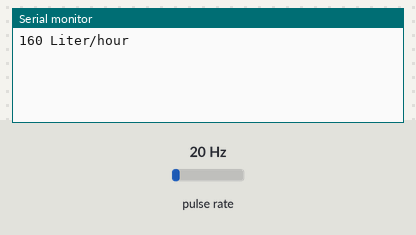
Bench run of a sketch on a simulated Arduino Uno, built with avr-gcc and run on an emulated ATmega328P. Shown: the last lines printed to the serial monitor. Wiring (inferred from the names in the program): pulse sensor: data pin 2. Inputs (shaded band) come from the test bench; at power-on: pulse rate 20 Hz.

Above: at 1.2 s.
1.3 s: pulse rate (sensor on pin 2) set to 4 Hz
At 2.6 s:
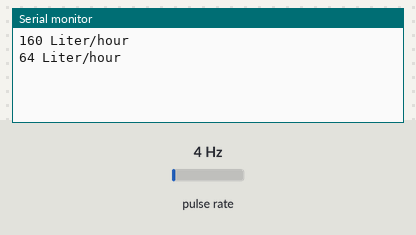
2.8 s: pulse rate (sensor on pin 2) set to 50 Hz
At 3.8 s:
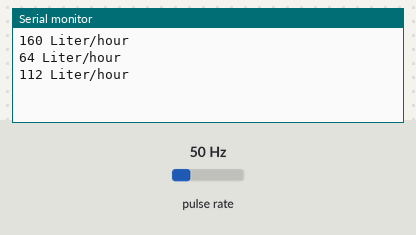
Timing chart, 0 to 5.8 s (numbered marks = the images above; inputs shaded):
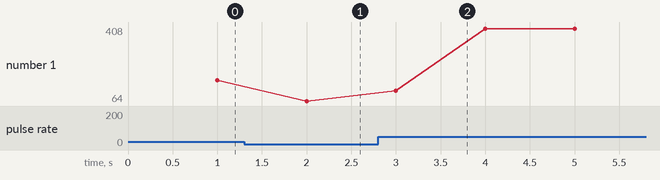

Measured:
- after the input at 1.3 s, the serial monitor: prints a new line after 0.70 s (image 1)
- after the input at 2.8 s, the serial monitor: prints a new line after 0.20 s (image 2)
- plotted number 1: 160 → 64 after the input at 1.3 s, 64 → 400 after the input at 2.8 s

The sketch:

WaterFlowSensorTotalFlow.ino
```cpp
// 08/02/15 Beck
/* YF-S201 Hall Effect Water Flow Meter / Sensor
   http://www.hobbytronics.co.uk/yf-s201-water-flow-meter
   Uses interrupt routine.
   Read Water Flow Meter and output reading in litres/hour
*/

volatile int  sFlowCount;  // Measures flow meter pulses
unsigned int  usLitersPerHour;          // Calculated litres/hour
unsigned char ucFlowMeterPin = 2;  // Flow Meter Pin number
unsigned long ulCurrentMsec;
unsigned long ulLastPrintMsec;

void vIncrementFlowCount()                  // Interruot function
{
   sFlowCount++;
   return;
} //vIncrementFlowCount


void setup()
{
   pinMode(ucFlowMeterPin, INPUT);
   Serial.begin(9600);
   //Turn on interrupt.
   attachInterrupt(0, vIncrementFlowCount, RISING); // Setup Interrupt
                                     // see http://arduino.cc/en/Reference/attachInterrupt
   sei();                            // Enable interrupts
   ulCurrentMsec= millis();
   ulLastPrintMsec= ulCurrentMsec;

   return;
} //setup


void loop ()
{
  //Pulse frequency (Hz) = 7.5Q, Q is flow rate in L/min. (Results in +/- 3% range)
  //(Pulse frequency x 60 min) / 7.5Q = flow rate in L/hour
  //Datasheet shows:
  //  Flow range: 100 L/Hr to 1800 L/Hr?

  ulCurrentMsec= millis();
  // Every second, calculate and print litres/hour
  if(ulCurrentMsec >= (ulLastPrintMsec + 1000)) {
    ulLastPrintMsec= ulCurrentMsec;
    usLitersPerHour= (sFlowCount * 60 / 7.5);
    sFlowCount= 0;                   // Reset Counter
    Serial.print(usLitersPerHour, DEC);            // Print litres/hour
    Serial.println(" Liter/hour");
  } //if(ulCurrentMsec>=...
} //loop
//Last line.
```
